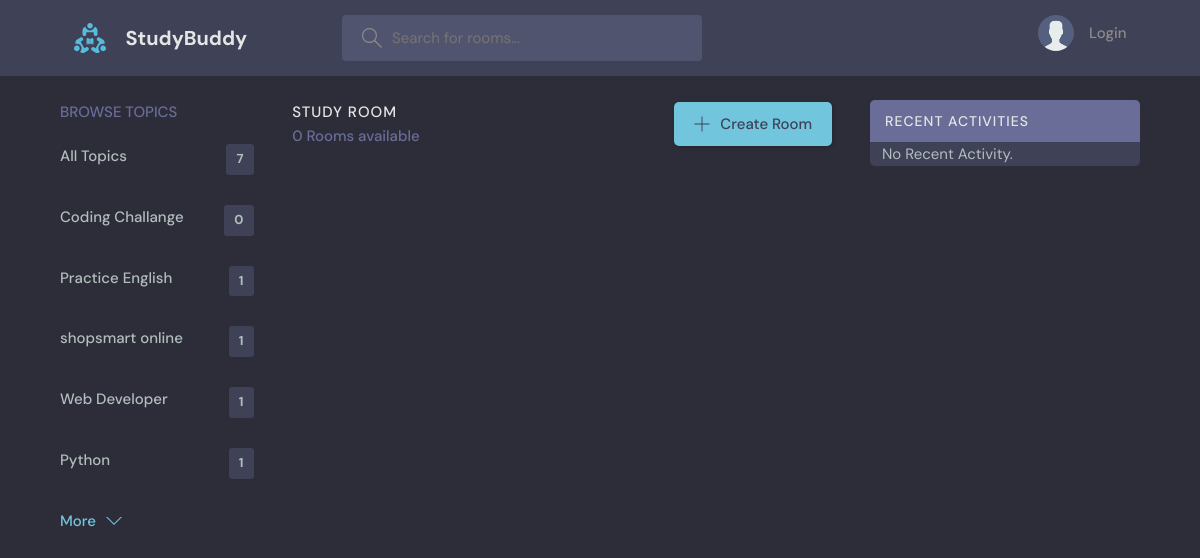
/?q=Math, run on an earlier commit of the app's database.
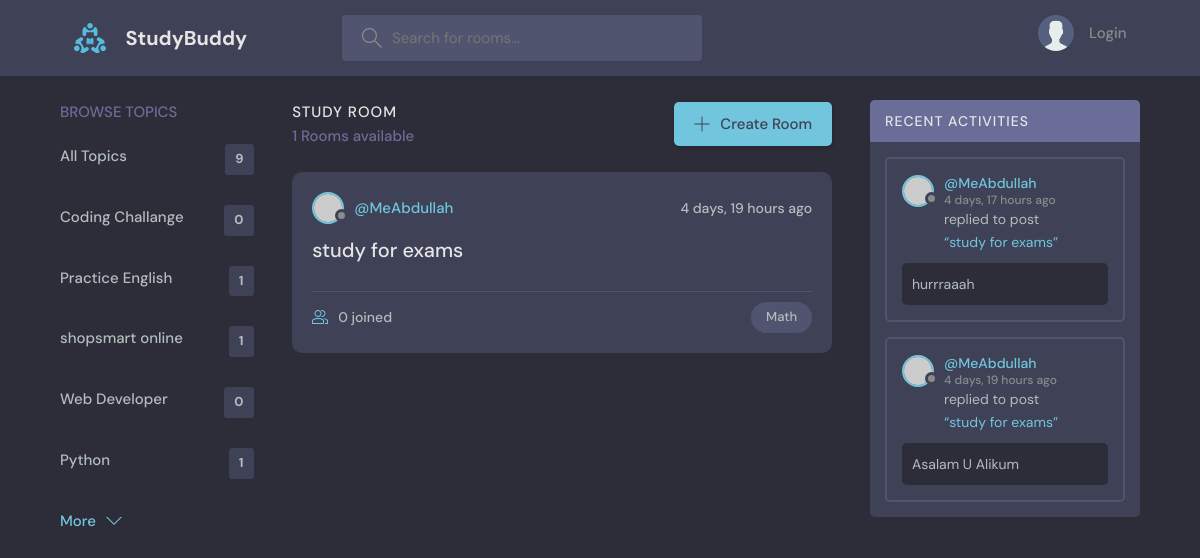
And on a later commit of the database.
### base/models.py (models this page shows, shortened)
class Topic(models.Model):
    name = models.CharField(max_length=200)
    def __str__(self):
        return self.name

class Room(models.Model):
    host = models.ForeignKey(User, on_delete=models.SET_NULL, null=True)
    topic = models.ForeignKey(Topic, on_delete=models.SET_NULL, null=True)
    name = models.CharField(max_length=200)
    participants = models.ManyToManyField(User,related_name="participants",blank=True)
    description = models.TextField(null=True, blank=True)
    updated = models.DateTimeField(auto_now=True)
    created = models.DateTimeField(auto_now_add=True)
    class Meta:
        ordering = ['-updated', '-created']
    def __str__(self):
        return self.name

class Message(models.Model):
    user = models.ForeignKey(User, on_delete=models.CASCADE)
    room = models.ForeignKey(Room, on_delete=models.CASCADE)
    body = models.TextField()
    updated = models.DateTimeField(auto_now=True)
    created = models.DateTimeField(auto_now_add=True)
    class Meta:
        ordering = ['-updated', '-created']

### base/views.py (the view)
# urls.py: path('',views.home,name="home"),
def home(request):
    q = request.GET.get('q', '')
    rooms = Room.objects.filter(
        Q(topic__name__icontains=q) |
        Q(name__icontains=q) |
        Q(host__username__icontains=q)
    )
    room_messages = Message.objects.filter(Q(room__topic__name__icontains = q))
    topics = Topic.objects.all()
    topics = Topic.objects.annotate(room_count=Count('room'))
    context = {'rooms': rooms, 'topics': topics,
                'room_messages':room_messages,
               }
    return render(request, 'base/home.html', context)

### base/templates/base/home.html
{% extends 'main.html' %} {% block content %}
    <main class="layout layout--3">
      <div class="container">
        <div>
          {% include 'base/topic_component.html' %}
        </div>
         <div>
          {% include 'base/feed_component.html' %}
         </div>
        <div>{% include 'base/activity_component.html' %}
        </div>
      </div>
    </main>
   {% endblock content %}

### base/templates/base/topic_component.html
{% block content %}
<div class="topics">
  <div class="topics__header">
    <h2>Browse Topics</h2>
  </div>
  <ul class="topics__list">
    <li>
      <a href="{% url 'home' %}">All Topics<span>{{ topics.count }}</span></a>
    </li>
    {% for topic in topics|slice:":5" %}
    <li>
      <div>
        <a href="{% url 'home' %}?q={{ topic.name }}"
          >{{ topic.name }} <span>{{ topic.room_count }}</span></a
        >
      </div>
    </li>
    {% endfor %}
  </ul>
  <a class="btn btn--link" href="{% url 'topics' %}">
    More
    <svg
      version="1.1"
      xmlns="http://www.w3.org/2000/svg"
      width="32"
      height="32"
      viewBox="0 0 32 32"
    >
      <title>chevron-down</title>
      <path d="M16 21l-13-13h-3l16 16 16-16h-3l-13 13z"></path>
    </svg>
  </a>
</div>
{% endblock content %}

### base/templates/base/feed_component.html (shortened to what this page needs)
{% load static %}
<div>
  <div class="roomList">
    <div class="roomList__header">
      <div>
        <h2>Study Room</h2>
        <p>{{rooms.count}} Rooms available</p>
      </div>
      {% if request.user.is_authenticated %}
      <a class="btn btn--main" href="{% url 'create_room' %}">
        <svg
          version="1.1"
          xmlns="http://www.w3.org/2000/svg"
          width="32"
          height="32"
          viewBox="0 0 32 32"
        >
          <title>add</title>
          <path
            d="M16.943 0.943h-1.885v14.115h-14.115v1.885h14.115v14.115h1.885v-14.115h14.115v-1.885h-14.115v-14.115z"
          ></path>
        </svg>
        Create Room
      </a>
      {% else %}
      <a class="btn btn--main" href="{% url 'login_page' %}">
        <svg
          version="1.1"
          xmlns="http://www.w3.org/2000/svg"
          width="32"
          height="32"
          viewBox="0 0 32 32"
        >
          <title>add</title>
          <path
            d="M16.943 0.943h-1.885v14.115h-14.115v1.885h14.115v14.115h1.885v-14.115h14.115v-1.885h-14.115v-14.115z"
          ></path>
        </svg>
        Create Room
      </a>
      {% endif %}
    </div>
    {% for room in rooms %}
    <div class="roomListRoom">
      <div class="roomListRoom__header">
        <a
          href="{% url 'userProfile' room.host.id %}"
          class="roomListRoom__author"
        >
          <div class="avatar avatar--small">
            <img src="https://randomuser.me/api/portraits/women/11.jpg" />
          </div>
          <span>@{{room.host.username}}</span>
        </a>
        <div class="roomListRoom__actions">
          <span>{{ room.created|timesince }} ago</span>
        </div>
      </div>
      <div class="roomListRoom__content">
        <a href="{% url 'room' room.id %}">{{ room.name }}</a>
      </div>
      <div class="roomListRoom__meta">
        <a href="{% url 'room' room.id %}" class="roomListRoom__joined">
          {{ room.participants.count }} joined
        </a>
        <p class="roomListRoom__topic">{{ room.topic }}</p>
      </div>
    </div>
    {% endfor %}
  </div>
</div>

### base/templates/base/activity_component.html (shortened to what this page needs)
<div class="activities">
  <div class="activities__header">
    <h2>Recent Activities</h2>
  </div>
  {% for msg in room_messages %}
  <div class="activities__box">
    <div class="activities__boxHeader roomListRoom__header">
      <a
        href="{% url 'userProfile' msg.user.id %}"
        class="roomListRoom__author"
      >
        <div class="avatar avatar--small">
          <img src="https://randomuser.me/api/portraits/women/11.jpg" />
        </div>
        <p>
          @{{msg.user}}
          <span>{{ msg.created|timesince }} ago</span>
        </p>
      </a>
    </div>
    <div class="activities__boxContent">
      <p>
        replied to post
        <a href="{% url 'room' msg.room.id %}">“{{msg.room}}”</a>
      </p>
      <div class="activities__boxRoomContent">{{ msg.body }}</div>
    </div>
  </div>
  {% empty %}
  <pre>   No Recent Activity.</pre>
  {% endfor %}
</div>

What changed in the data, as far as the page shows it:
computed for Topic "Web Developer": room_count "1" → "0"
added Room: host.username "MeAbdullah", created "4 days, 19 hours", name "study for exams", participants.count "0", topic "Math"
added Message: user "MeAbdullah", created "4 days, 17 hours", room "study for exams", body "hurrraaah"
added Message: user "MeAbdullah", created "4 days, 19 hours", room "study for exams", body "Asalam U Alikum"
Also different on the page:
{{ topics.count }}: "7" → "9"
{{ rooms.count }}: "0" → "1"
text no longer shown: "No Recent Activity."
